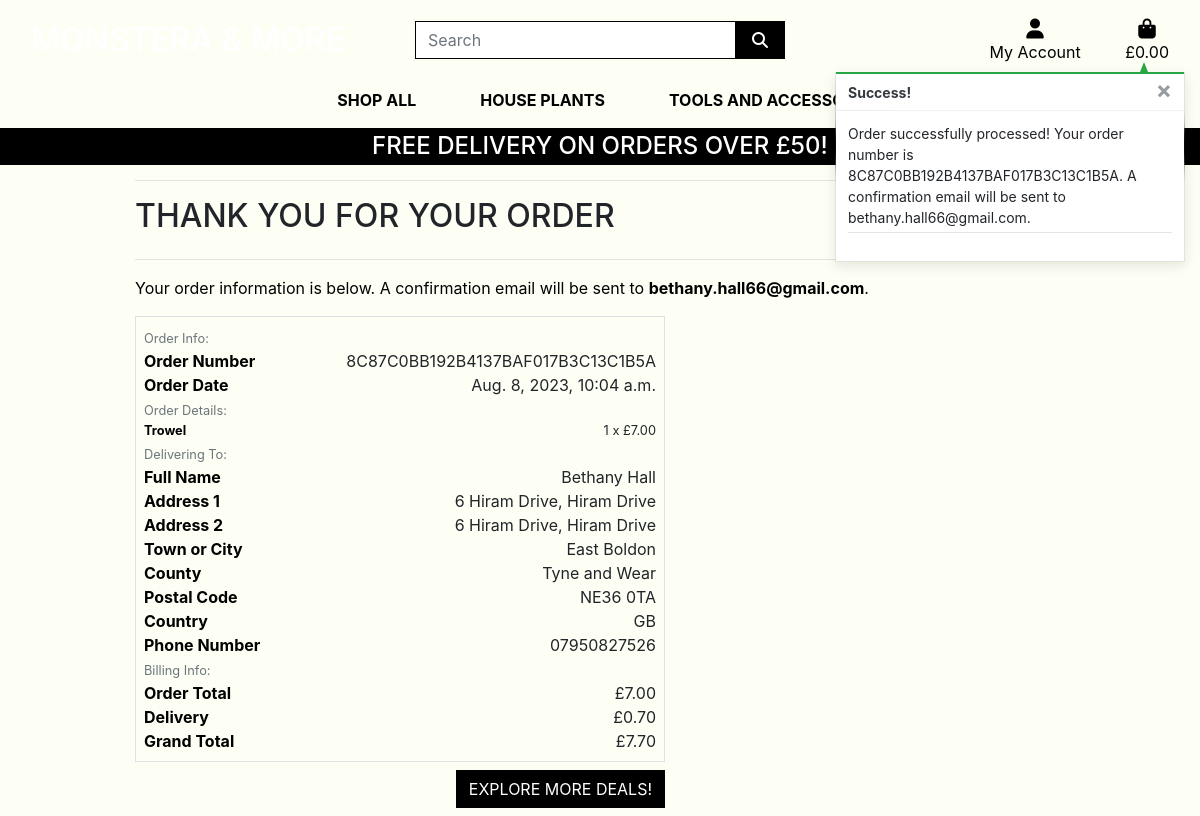
Screenshot of /checkout/checkout_success/8C87C0BB192B4137BAF017B3C13C1B5A with the database file from the repository.
### checkout/models.py (models this page shows, shortened)
class Order(models.Model):
    order_number = models.CharField(max_length=32, null=False, editable=False)
    full_name = models.CharField(max_length=50, null=False, blank=False)
    user_profile = models.ForeignKey(UserProfile, on_delete=models.SET_NULL,
                                     null=True, blank=True, related_name='orders')
    email = models.EmailField(max_length=254, null=False, blank=False)
    phone_number = models.CharField(max_length=20, null=False, blank=False)
    country = CountryField(blank_label='Country *', null=False, blank=False)
    postcode = models.CharField(max_length=20, null=True, blank=True)
    town_or_city = models.CharField(max_length=40, null=False, blank=False)
    street_address1 = models.CharField(max_length=80, null=False, blank=False)
    street_address2 = models.CharField(max_length=80, null=True, blank=True)
    county = models.CharField(max_length=80, null=True, blank=True)
    date = models.DateTimeField(auto_now_add=True)
    delivery_cost = models.DecimalField(max_digits=6, decimal_places=2, null=False, default=0)
    order_total = models.DecimalField(max_digits=10, decimal_places=2, null=False, default=0)
    grand_total = models.DecimalField(max_digits=10, decimal_places=2, null=False, default=0)
    original_bag = models.TextField(null=False, blank=False, default='')
    stripe_pid = models.CharField(max_length=254, null=False, blank=False, default='')

class OrderLineItem(models.Model):
    order = models.ForeignKey(Order, null=False, blank=False, on_delete=models.CASCADE, related_name='lineitems')
    product = models.ForeignKey(Product, null=False, blank=False, on_delete=models.CASCADE)
    product_size = models.CharField(max_length=2, null=True, blank=True) # XS, S, M, L, XL
    quantity = models.IntegerField(null=False, blank=False, default=0)
    lineitem_total = models.DecimalField(max_digits=6, decimal_places=2, null=False, blank=False, editable=False)

### products/models.py (models this page shows, shortened)
class Product(models.Model):
    category = models.ForeignKey('Category', null=True, blank=True, on_delete=models.SET_NULL)
    plant = models.BooleanField(null=True, blank=True)
    sku = models.CharField(max_length=254, null=True, blank=True)
    name = models.CharField(max_length=254)
    description = models.TextField()
    has_sizes = models.BooleanField(default=False, null=True, blank=True)
    price = models.DecimalField(max_digits=6, decimal_places=2)
    price_medium = models.DecimalField(max_digits=6, decimal_places=2, default=0)
    price_large = models.DecimalField(max_digits=6, decimal_places=2, default=0)
    in_stock = models.BooleanField(default=True, null=True, blank=True)
    date_created = models.DateTimeField(auto_now_add=True)
    rating = models.DecimalField(max_digits=6, decimal_places=2, null=True, blank=True)
    image_url = models.URLField(max_length=1024, null=True, blank=True)
    image = models.ImageField(null=True, blank=True)

### checkout/views.py (the view)
# urls.py: path('checkout_success/<order_number>', views.checkout_success, name='checkout_success'),
def checkout_success(request, order_number):
    save_info = request.session.get('save_info')
    order = get_object_or_404(Order, order_number=order_number)
    messages.success(request, f'Order successfully processed! \
        Your order number is {order_number}. A confirmation \
        email will be sent to {order.email}.')
    if 'bag' in request.session:
        del request.session['bag']
    template = 'checkout/checkout_success.html'
    context = {
        'order': order,
    }
    return render(request, template, context)

### bag/contexts.py (called while the page is built, shortened)
def bag_contents(request):
    bag_items = []
    total = 0
    product_count = 0
    bag = request.session.get('bag', {})
    if total < settings.FREE_DELIVERY_THRESHOLD:
        delivery = total * Decimal(settings.STANDARD_DELIVERY_PERCENTAGE / 100)
        free_delivery_delta = settings.FREE_DELIVERY_THRESHOLD - total
    else:
        delivery = 0
        free_delivery_delta = 0
    grand_total = delivery + total
    context = {
        'bag_items': bag_items,
        'total': total,
        'product_count': product_count,
        'delivery': delivery,
        'free_delivery_delta': free_delivery_delta,
        'free_delivery_threshold': settings.FREE_DELIVERY_THRESHOLD,
        'grand_total': grand_total,
    }
    return context

### checkout/templates/checkout/checkout_success.html (shortened to what this page needs)
{% extends "base.html" %}
{% load static %}
{% block extra_css %}
    <link rel="stylesheet" href="{% static 'checkout/css/checkout.css' %}">
{% endblock %}
{% block page_header %}
    <div class="container header-container">
    </div>
{% endblock %}
{% block content %}
    <div class="overlay"></div>
    <div class="container">
        <div class="row">
            <div class="col">
                <hr>
                <h2 class="logo-font mb-4">Thank You for your order</h2>
                <hr>
                <p class="text-black">Your order information is below. A confirmation email will be sent to <strong>{{ order.email }}</strong>.</p>
            </div>
        </div>
        <div class="row">
            <div class="col-12 col-lg-7">
                <div class="order-confirmation-wrapper p-2 border">
                    <div class="row">
                        <div class="col">
                            <small class="text-muted">Order Info:</small>
                        </div>
                    </div>
                    <div class="row">
                        <div class="col-12 col-md-4">
                            <p class="mb-0 text-black font-weight-bold">Order Number</p>
                        </div>
                        <div class="col-12 col-md-8 text-md-right">
                            <p class="mb-0">{{ order.order_number }}</p>
                        </div>
                    </div>
                    <div class="row">
                        <div class="col-12 col-md-4">
                            <p class="mb-0 text-black font-weight-bold">Order Date</p>
                        </div>
                        <div class="col-12 col-md-8 text-md-right">
                            <p class="mb-0">{{ order.date }}</p>
                        </div>
                    </div>
                    <div class="row">
                        <div class="col">
                            <small class="text-muted">Order Details:</small>
                        </div>
                    </div>
                    {% for item in order.lineitems.all %}
                    <div class="row">
                        <div class="col-12 col-md-4">
                            <p class="small mb-0 text-black font-weight-bold">
                                {{ item.product.name }}{% if item.product_size %} - Size {{ item.product_size|upper }}{% endif %}
                            </p>
                        </div>
                        <div class="col-12 col-md-8 text-md-right">
                            <p class="small mb-0">{{ item.quantity }} x £{{ item.product.price }} </p>
                        </div>
                    </div>
                    {% endfor %}
                    <div class="row">
                        <div class="col">
                            <small class="text-muted">Delivering To:</small>
                        </div>
                    </div>
                    <div class="row">
                        <div class="col-12 col-md-4">
                            <p class="mb-0 text-black font-weight-bold">Full Name</p>
                        </div>
                        <div class="col-12 col-md-8 text-md-right">
                            <p class="mb-0">{{ order.full_name }}</p>
                        </div>
                    </div>
                    <div class="row">
                        <div class="col-12 col-md-4">
                            <p class="mb-0 text-black font-weight-bold">Address 1</p>
                        </div>
                        <div class="col-12 col-md-8 text-md-right">
                            <p class="mb-0">{{ order.street_address1 }}</p>
                        </div>
                    </div>
                    {% if order.street_address2 %}
                    <div class="row">
                        <div class="col-12 col-md-4">
                            <p class="mb-0 text-black font-weight-bold">Address 2</p>
                        </div>
                        <div class="col-12 col-md-8 text-md-right">
                            <p class="mb-0">{{ order.street_address1 }}</p>
                        </div>
                    </div>
                    {% endif %}
                    <div class="row">
                        <div class="col-12 col-md-4">
                            <p class="mb-0 text-black font-weight-bold">Town or City</p>
                        </div>
                        <div class="col-12 col-md-8 text-md-right">
                            <p class="mb-0">{{ order.town_or_city }}</p>
                        </div>
                    </div>
                    {% if order.county %}
                    <div class="row">
                        <div class="col-12 col-md-4">
                            <p class="mb-0 text-black font-weight-bold">County</p>
                        </div>
                        <div class="col-12 col-md-8 text-md-right">
                            <p class="mb-0">{{ order.county }}</p>
                        </div>
                    </div>
                    {% endif %}
                    {% if order.postcode %}
                    <div class="row">
                        <div class="col-12 col-md-4">
                            <p class="mb-0 text-black font-weight-bold">Postal Code</p>
                        </div>
                        <div class="col-12 col-md-8 text-md-right">
                            <p class="mb-0">{{ order.postcode }}</p>
                        </div>
                    </div>
                    {% endif %}
                    <div class="row">
                        <div class="col-12 col-md-4">
                            <p class="mb-0 text-black font-weight-bold">Country</p>
                        </div>
                        <div class="col-12 col-md-8 text-md-right">
                            <p class="mb-0">{{ order.country }}</p>
                        </div>
                    </div>
                    <div class="row">
                        <div class="col-12 col-md-4">
                            <p class="mb-0 text-black font-weight-bold">Phone Number</p>
                        </div>
                        <div class="col-12 col-md-8 text-md-right">
                            <p class="mb-0">{{ order.phone_number }}</p>
                        </div>
                    </div>
                    <div class="row">
                        <div class="col">
                            <small class="text-muted">Billing Info:</small>
                        </div>
                    </div>
                    <div class="row">
                        <div class="col-12 col-md-4">
                            <p class="mb-0 text-black font-weight-bold">Order Total</p>
                        </div>
                        <div class="col-12 col-md-8 text-md-right">
                            <p class="mb-0">£{{ order.order_total }}</p>
                        </div>
                    </div>
                    <div class="row">
                        <div class="col-12 col-md-4">
                            <p class="mb-0 text-black font-weight-bold">Delivery</p>
                        </div>
                        <div class="col-12 col-md-8 text-md-right">
                            <p class="mb-0">£{{ order.delivery_cost }}</p>
                        </div>
                    </div>
                    <div class="row">
                        <div class="col-12 col-md-4">
                            <p class="mb-0 text-black font-weight-bold">Grand Total</p>
                        </div>
                        <div class="col-12 col-md-8 text-md-right">
                            <p class="mb-0">£{{ order.grand_total }}</p>
                        </div>
                    </div>
                </div>
            </div>
        </div>
        <div class="row">
			<div class="col-12 col-lg-7 text-right">
				<a href="{% url 'products' %}?category=new_arrivals,deals,clearance" class="btn btn-black rounded-0 my-2">
					<span class="text-uppercase">Explore more deals!</span>
				</a>
			</div>
		</div>
    </div>
{% endblock %}

### static/css/base.css (style rules this page uses)
html { height: 100%; }
body { background-image: url('/media/hero-plant.jpg') ; height: 100vh; background-position: center; }
.logo-font { text-transform: uppercase; }
.btn-black { background: black; color: white; }
.text-black { color: #000 !important; }
.overlay { height: 100%; width: 100%; top: 0; left: 0; position: fixed; background: #FDFFF4; z-index: -1; }
@media (min-width: 1200px) { .container { max-width: 80%; } }
@media (min-width: 992px) { .header-container { padding-top: 164px; } }

### rows the page displays
Order: email "bethany.hall66@gmail.com", order_number "8C87C0BB192B4137BAF017B3C13C1B5A", date "Aug. 8, 2023, 10:04 a.m.", full_name "Bethany Hall", street_address1 "6 Hiram Drive, Hiram Drive", town_or_city "East Boldon", county "Tyne and Wear", postcode "NE36 0TA", country "GB", phone_number "07950827526", order_total "7.00", delivery_cost "0.70", grand_total "7.70"
OrderLineItem: product.name "Trowel", quantity "1", product.price "7.00"

### other values shown
{{ free_delivery_threshold }} "50"
{{ message }} "Order successfully processed! Your order number is 8C87C0BB192B4137BAF017B3C13C1B5A. A confirmation email will be sent to bethany.hall66@gmail.com."
